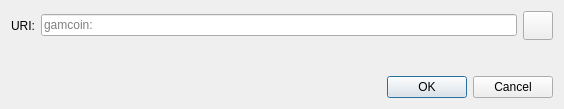
<?xml version="1.0" encoding="UTF-8"?>
<ui version="4.0">
 <class>OpenURIDialog</class>
 <widget class="QDialog" name="OpenURIDialog">
  <property name="geometry">
   <rect>
    <x>0</x>
    <y>0</y>
    <width>564</width>
    <height>109</height>
   </rect>
  </property>
  <property name="windowTitle">
   <string>Open gamcoin URI</string>
  </property>
  <layout class="QVBoxLayout" name="verticalLayout">
   <item>
    <layout class="QHBoxLayout" name="horizontalLayout">
     <item>
      <widget class="QLabel" name="label">
       <property name="text">
        <string>URI:</string>
       </property>
      </widget>
     </item>
     <item>
      <widget class="QValidatedLineEdit" name="uriEdit">
       <property name="placeholderText">
        <string notr="true">gamcoin:</string>
       </property>
      </widget>
     </item>
     <item>
      <widget class="QToolButton" name="pasteButton">
       <property name="toolTip">
        <string extracomment="Tooltip text for button that allows you to paste an address that is in your clipboard.">Paste address from clipboard</string>
       </property>
       <property name="text">
        <string/>
       </property>
       <property name="icon">
        <iconset resource="../gamcoin.qrc">
         <normaloff>:/icons/editpaste</normaloff>:/icons/editpaste
        </iconset>
       </property>
       <property name="iconSize">
        <size>
         <width>22</width>
         <height>22</height>
        </size>
       </property>
      </widget>
     </item>
    </layout>
   </item>
   <item>
    <spacer name="verticalSpacer">
     <property name="orientation">
      <enum>Qt::Vertical</enum>
     </property>
     <property name="sizeHint" stdset="0">
      <size>
       <width>20</width>
       <height>40</height>
      </size>
     </property>
    </spacer>
   </item>
   <item>
    <widget class="QDialogButtonBox" name="buttonBox">
     <property name="orientation">
      <enum>Qt::Horizontal</enum>
     </property>
     <property name="standardButtons">
      <set>QDialogButtonBox::Cancel|QDialogButtonBox::Ok</set>
     </property>
    </widget>
   </item>
  </layout>
 </widget>
 <customwidgets>
  <customwidget>
   <class>QValidatedLineEdit</class>
   <extends>QLineEdit</extends>
   <header>qt/qvalidatedlineedit.h</header>
  </customwidget>
 </customwidgets>
 <resources/>
 <connections>
  <connection>
   <sender>buttonBox</sender>
   <signal>accepted()</signal>
   <receiver>OpenURIDialog</receiver>
   <slot>accept()</slot>
   <hints>
    <hint type="sourcelabel">
     <x>248</x>
     <y>254</y>
    </hint>
    <hint type="destinationlabel">
     <x>157</x>
     <y>274</y>
    </hint>
   </hints>
  </connection>
  <connection>
   <sender>buttonBox</sender>
   <signal>rejected()</signal>
   <receiver>OpenURIDialog</receiver>
   <slot>reject()</slot>
   <hints>
    <hint type="sourcelabel">
     <x>316</x>
     <y>260</y>
    </hint>
    <hint type="destinationlabel">
     <x>286</x>
     <y>274</y>
    </hint>
   </hints>
  </connection>
 </connections>
</ui>
